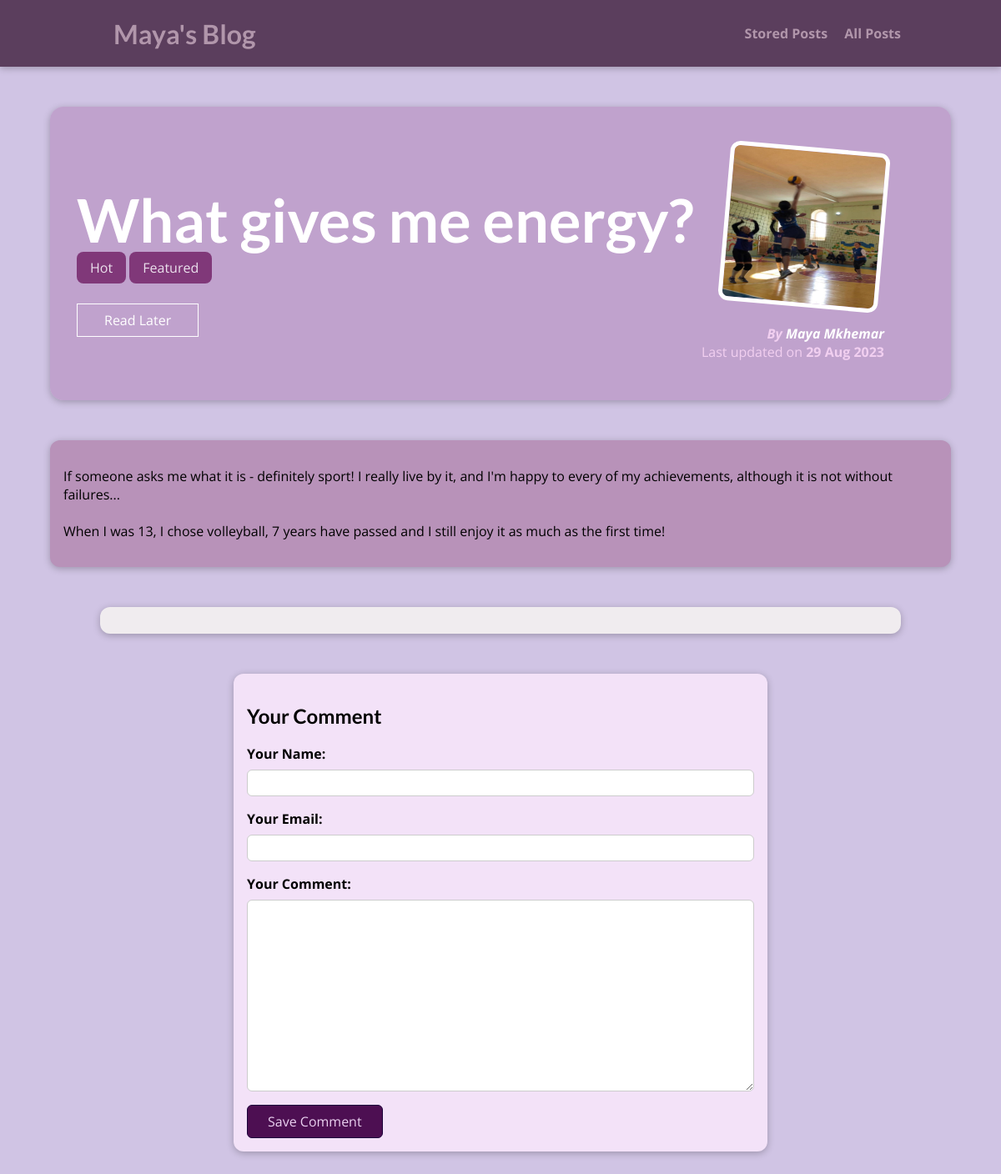
Page /posts/what-gives-me-energy on the committed database.
### blog/models.py (models this page shows, shortened)
class Post(models.Model):
    title = models.CharField(max_length=150)
    excerpt = models.CharField(max_length=200)
    image = models.ImageField(upload_to="posts", null=True)
    date = models.DateField(auto_now=True)
    slug = models.SlugField(unique=True, db_index=True)
    content = models.TextField(validators=[MinLengthValidator(10)])
    author = models.ForeignKey(
        Author, on_delete=models.SET_NULL, null=True, related_name="posts")
    tags = models.ManyToManyField(Tag)

class Tag(models.Model):
    caption = models.CharField(max_length=20)

class Author(models.Model):
    first_name = models.CharField(max_length=100)
    last_name = models.CharField(max_length=100)
    email_address = models.EmailField()
    def full_name(self):
        return f"{self.first_name} {self.last_name}"
    def __str__(self):
        return self.full_name()

### blog/views.py (the view, shortened to what this page needs)
# urls.py: path("posts/<slug:slug>", views.SinglePostView.as_view(),
class SinglePostView(View):
    def is_stored_post(self, request, post_id):
        stored_posts = request.session.get("stored_posts")
        if stored_posts is not None:
          is_saved_for_later = post_id in stored_posts
        else:
          is_saved_for_later = False
        return is_saved_for_later
    def get(self, request, slug):
        post = Post.objects.get(slug=slug)
        context = {
            "post": post,
            "post_tags": post.tags.all(),
            "comment_form": CommentForm(),
            "comments": post.comments.all().order_by("-id"),
            "saved_for_later": self.is_stored_post(request, post.id)
        }
        return render(request, "blog/post-detail.html", context)

### blog/forms.py
class CommentForm(forms.ModelForm):
    class Meta:
        model = Comment
        exclude = ["post"]
        labels = {
          "user_name": "Your Name",
          "user_email": "Your Email",
          "text": "Your Comment"
        }

### blog/templates/blog/post-detail.html (shortened to what this page needs)
{% extends "base.html" %}
{% load static %}
{% block css_files %}
<link rel="stylesheet" href="{% static "blog/post-detail.css" %}" />
{% endblock %}
{% block content %}
<section id="summary">
  <h2>{{ post.title }}</h2>
  <div>
    {% for tag in post_tags %}
      <span class="tag">{{ tag.caption }}</span>
    {% endfor %}
  </div>
  <div id="read-later">
    <form action="{% url "read-later" %}" method="POST">
      <button>
        {% if saved_for_later %}
          Remove from "Read Later" List
        {% else %}
          Read Later
        {% endif %}
      </button>
    </form>
  </div>
  <article>
    <img src="{{ post.image.url }}" alt="{{ post.title }}" />
    <address>By <a href="mailto:{{ post.author.email_address }}">{{ post.author }}</a></address>
    <div>Last updated on <time>{{ post.date|date:"d M Y" }}</time></div>
  </article>
</section>
<main>
  {{ post.content|linebreaks }}
</main>
<section id="comments">
</section>
<section id="comment-form">
  <h2>Your Comment</h2>
  <form action="{% url "post-detail-page" post.slug %}" method="POST">
    {% for form_field in comment_form %}
      <div class="form-control {% if form_field.errors %}invalid{% endif %}">
        {{ form_field.label_tag }}
        {{ form_field }}
      </div>
    {% endfor %}
    <button>Save Comment</button>
  </form>
</section>
{% endblock %}

### static/app.css (style rules this page uses)
* { box-sizing: border-box; }
html { font-family: 'Open Sans', 'Lato', sans-serif; }
body { margin: 0; }
h1, h2, h3 { font-family: 'Lato', sans-serif; font-weight: bold; }

### blog/static/blog/post-detail.css (style rules this page uses)
body { background-color: #d0c4e4; }
#summary { margin: 8rem auto 3rem auto; padding: 2rem; width: 90%; max-width: 90rem; border-radius: 16px; background-color: #bc98c7c6; position: relative; box-shadow: 0 2px 8px rgba(0, 0, 0, 0.25); height: 22rem; }
#summary h2 { color: white; font-size: 4.5rem; margin-bottom: 0.25rem; }
#summary article { position: absolute; top: 2rem; right: 3rem; padding: 1rem 2rem; border-radius: 12px; text-align: right; color: rgb(241, 207, 240); }
#summary article img { width: 12rem; height: 12rem; border-radius: 12px; transform: rotateZ(5deg); border: 5px solid white; margin-bottom: 1rem; }
#summary address { font-weight: bold; }
#summary a { color: white; text-decoration: none; }
#summary time { font-weight: bold; }
main { width: 90%; max-width: 90rem; margin: 3rem auto; background-color: rgb(184, 146, 185); padding: 1rem; border-radius: 12px; box-shadow: 0 2px 8px rgba(0, 0, 0, 0.25); }
.tag { background-color: rgb(128, 56, 121); color: #ebe1ed; padding: 0.5rem 1rem; border-radius: 8px; }
#comment-form { margin: 3rem auto; width: 90%; max-width: 40rem; border-radius: 12px; background-color: rgb(243, 226, 248); box-shadow: 0 2px 8px rgba(0, 0, 0, 0.25); padding: 1rem; }
#comment-form button { font: inherit; background-color: #4d0f52; color: rgb(234, 209, 240); border: 1px solid #1a023a; padding: 0.5rem 1.5rem; border-radius: 6px; cursor: pointer; }
.form-control { margin-bottom: 1rem; }
.form-control label { font-weight: bold; margin-bottom: 0.5rem; display: block; }
.form-control input, .form-control textarea { display: block; width: 100%; font: inherit; padding: 0.25rem; border-radius: 6px; border: 1px solid #ccc; }
#comments { margin: 3rem auto; width: 90%; max-width: 60rem; border-radius: 12px; background-color: rgb(240, 236, 239); box-shadow: 0 2px 8px rgba(0, 0, 0, 0.25); padding: 1rem 2rem; }
#read-later { margin: 2rem 0; }
#read-later button { background-color: transparent; border: 1px solid white; padding: 0.5rem 2rem; font: inherit; color: white; cursor: pointer; }

### rows in the picture
Post: title "What gives me energy?", image (picture), author "Maya Mkhemar", date "29 Aug 2023", content "If someone asks me what it is - definitely sport! I really live by it, and I'm happy to every of my achievements, although it is not without failures... When I was 13, I chose volleyball, 7 years have passed and I still enjoy it as much as the first time!"
Tag: caption "Hot"
Tag: caption "Featured"
